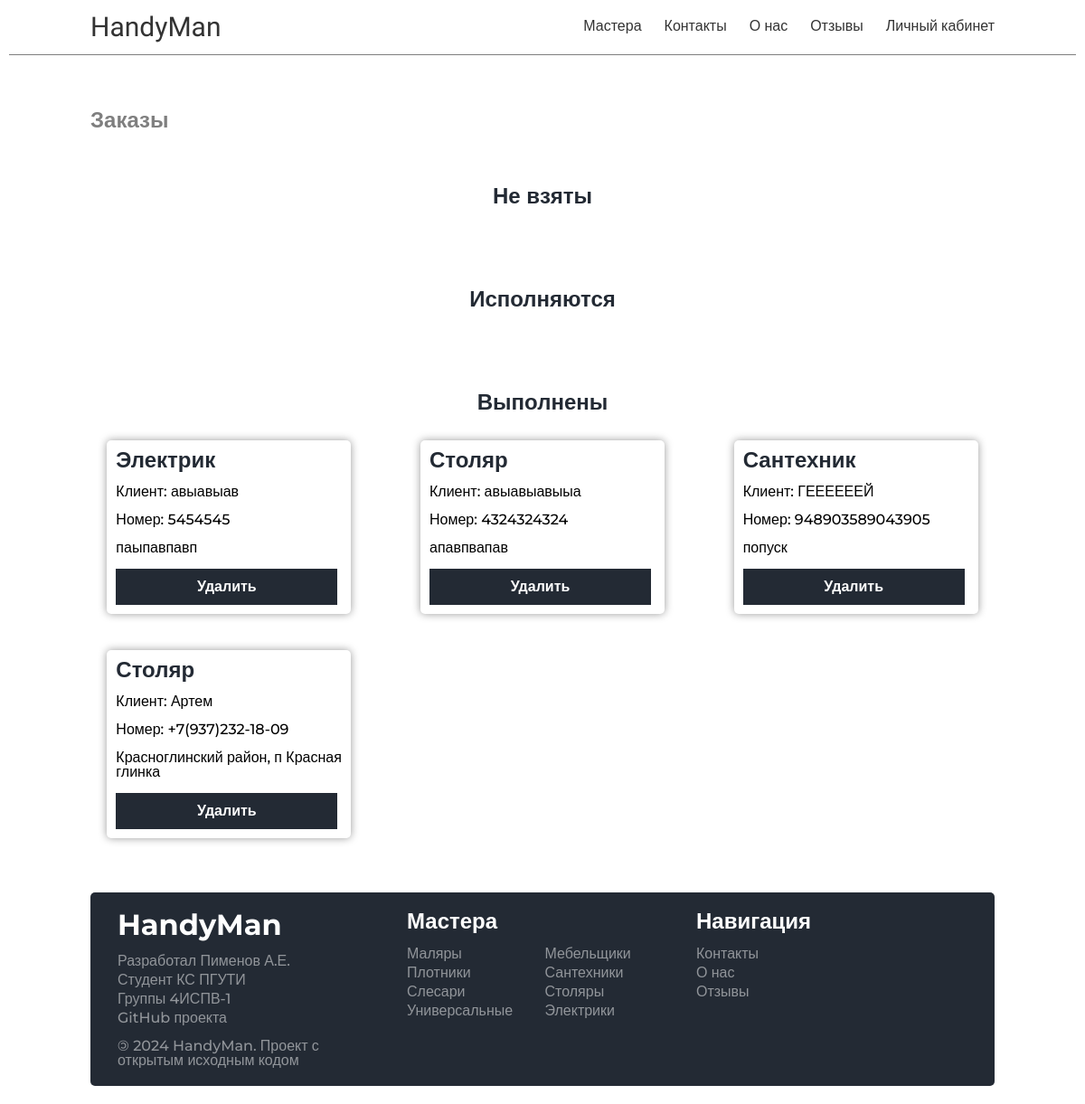
Before: /tasks/ (signed in) with the older database file.
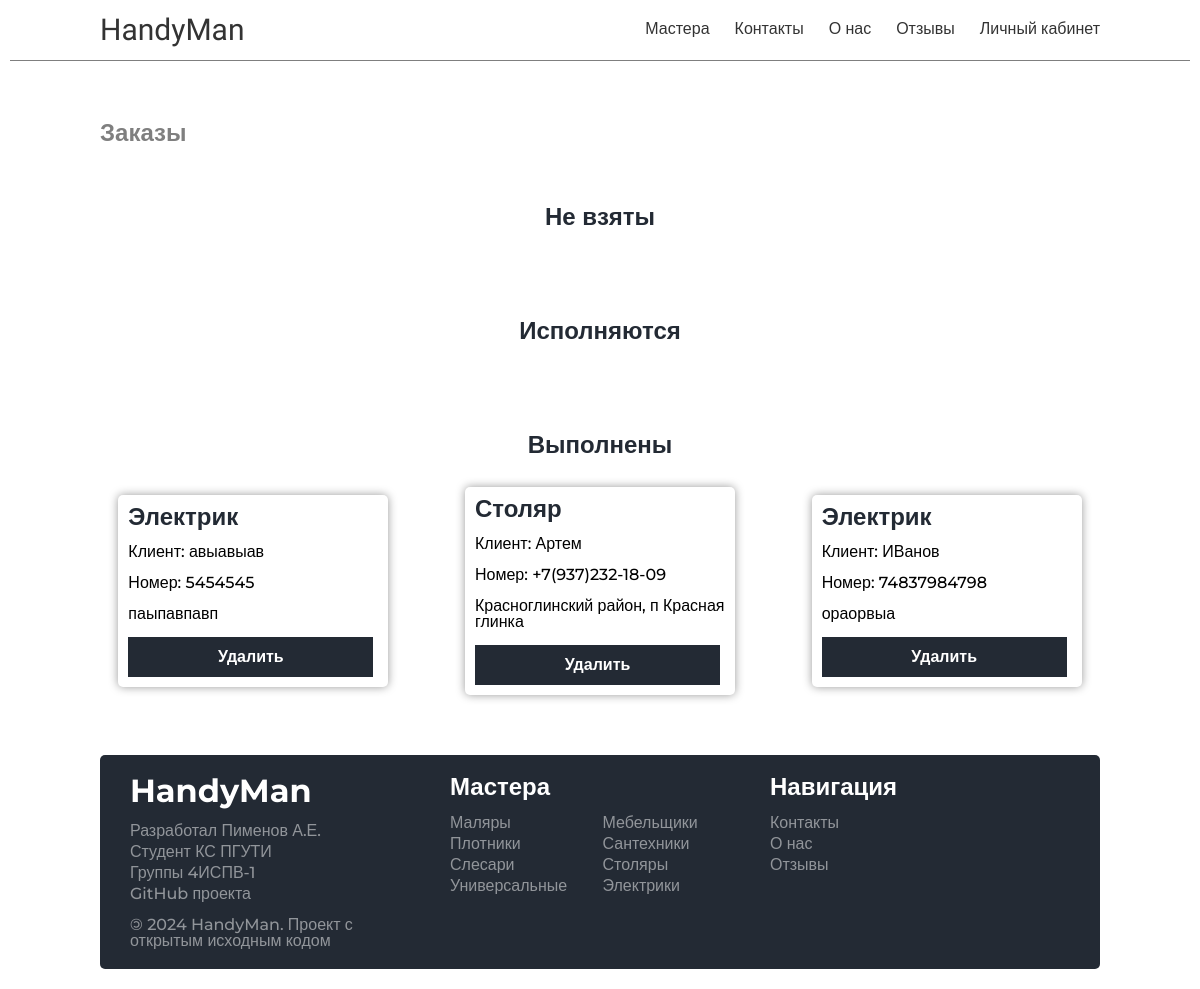
After: the same page with the newer database file.
### handyman/models.py (models this page shows, shortened)
class MasterTasks(models.Model):
    STATUS_CHOICES = [
        ('pending', 'Ожидает выполнения'),
        ('in_progress', 'Выполняется'),
        ('completed', 'Выполнено'),
    ]
    id = models.UUIDField(primary_key=True, default=uuid.uuid4, editable=False)
    master_type = models.ForeignKey('Skills', on_delete=models.PROTECT)
    client_name = models.CharField(max_length=100)
    client_tel = models.CharField(max_length=100)
    client_adders = models.CharField(max_length=100)
    status = models.CharField(
        max_length=20,
        choices=STATUS_CHOICES,
        default='pending',
    )

class Skills(models.Model):
    id = models.UUIDField(primary_key=True, default=uuid.uuid4, editable=False)
    name = models.CharField(max_length=100)
    cat_name = models.CharField(
        max_length=100
    )
    slug = models.CharField(max_length=100, unique=True)
    image = models.ImageField(upload_to='skills/images', blank=True, null=True)
    created_at = models.DateTimeField(auto_now_add=True)
    class Meta:
        ordering = ['cat_name']
    def __str__(self):
        return str(self.name)

### handyman/views.py (the view)
# urls.py: path('tasks/', views.masterTasks, name='tasks'),
@user_passes_test(is_master)
def masterTasks(request):
    tasks_not_taken = MasterTasks.objects.filter(status='pending')
    tasks_in_progress = MasterTasks.objects.filter(status='in_progress')
    tasks_completed = MasterTasks.objects.filter(status='completed')
    data = {
        'title': 'Заказы',
        'tasks_not_taken': tasks_not_taken,
        'tasks_in_progress': tasks_in_progress,
        'tasks_completed': tasks_completed,
    }
    return render(request, 'account/mastetasks.html', context=data)

### handyman/templatetags/custom_filters.py (called while the page is built)
@register.filter
def is_in_group(user, group_name):
    return user.groups.filter(name=group_name).exists()

### handyman/templatetags/custom_tags.py (called while the page is built)
@register.simple_tag
def get_all_skills():
    return Skills.objects.all()

### handyman/views.py (called while the page is built)
def is_master(user):
    return user.groups.filter(name='master').exists()

### handyman/templates/account/mastetasks.html (shortened to what this page needs)
{% extends "base.html" %}
{% load custom_filters %}
{% block content %}
    {% include "handyman/include/header.html" %}
    <div class="main-container">
        <div class="main">
            <div class="main-tasks">
                <h1>Заказы</h1>
                <div class="main-tasks-block">
                    <h2>Не взяты</h2>
                </div>
                <div class="main-tasks-block">
                    <h2>Исполняются</h2>
                </div>
                <div class="main-tasks-block">
                    <h2>Выполнены</h2>
                    <div class="main-tasks-block-list">
                        <ul>
                            {% for task in tasks_completed %}
                                <li>
                                    <h2>{{ task.master_type }}</h2>
                                    <p>Клиент: {{ task.client_name }}</p>
                                    <p>Номер: {{ task.client_tel }}</p>
                                    <p>{{ task.client_adders }}</p>
                                    {% if user|is_in_group:"admin" %}
                                        <button type="button"
                                                onclick="document.location.href='{% url 'delete_task' task.id %}'">Удалить
                                        </button>
                                    {% else %}
                                        <button type="button" disabled>Удалить</button>
                                    {% endif %}
                                </li>
                            {% endfor %}
                        </ul>
                    </div>
                </div>
            </div>
        </div>
    </div>
    {% include "handyman/include/footer.html" %}
{% endblock %}

### handyman/templates/handyman/include/footer.html
{% load custom_tags %}
<div class="footer-container">
    <div class="footer">
        <div class="footer-block">
            <h2>HandyMan</h2>
            <ul class="mt-20">
                <li>Разработал Пименов А.Е.</li>
                <li>Студент КС ПГУТИ</li>
                <li>Группы 4ИСПВ-1</li>
                <li>
                    <a href="https://github.com/binido/Course-work">GitHub проекта</a>
                </li>
                <li>
                    <span>&copy;</span> 2024 HandyMan. Проект с открытым исходным кодом
                </li>
            </ul>
        </div>
        <div class="footer-block">
            <h3>Мастера</h3>
            <ul class="grid-ul">
                {% get_all_skills as skills %}
                {% for skill in skills %}
                    <li><a href="{% url 'masters_type' skill.slug %}">{{ skill.cat_name }}</a></li>
                {% empty %}
                    <li>Нет доступных мастеров</li>
                {% endfor %}
            </ul>
        </div>
        <div class="footer-block">
            <h3>Навигация</h3>
            <ul>
                <li><a href="{% url 'contacts' %}">Контакты</a></li>
                <li><a href="{% url 'about' %}">О нас</a></li>
                <li><a href="{% url 'feedbacks' %}">Отзывы</a></li>
            </ul>
        </div>
    </div>
</div>

Changed rows visible on the page:
removed MasterTasks: master_type "Столяр", client_name "авыавыавыыа", client_tel "4324324324", client_adders "апавпвапав"
removed MasterTasks: master_type "Сантехник", client_name "ГЕЕЕЕЕЕЙ", client_tel "948903589043905", client_adders "попуск"
added MasterTasks: master_type "Электрик", client_name "ИВанов", client_tel "74837984798", client_adders "ораорвыа"
